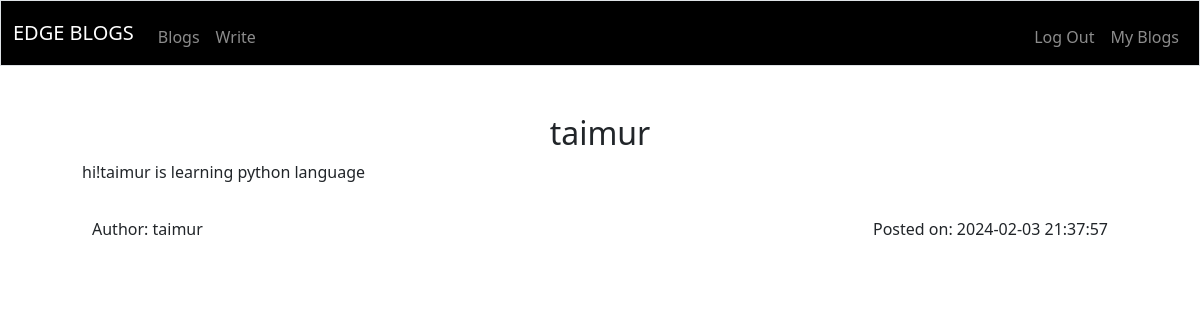
Page /blog/taimur (signed in) on the committed database.
### tables this page shows
CREATE TABLE blog_data(blog_id INTEGER PRIMARY KEY AUTOINCREMENT NOT NULL,user_id INTEGER NOT NULL,blog_title VARCHAR ,blog_content VARCHAR ,timestamp DATETIME,FOREIGN KEY(user_id) REFERENCES users(user_id));

CREATE TABLE users(user_id INTEGER PRIMARY KEY AUTOINCREMENT, name TEXT NOT NULL, hash TEXT NOT NULL);

### app.py (the view)
@app.route("/blog/<title>" )
def read_blog(title):
      results = db.execute("SELECT * FROM blog_data JOIN users ON blog_data.user_id = users.user_id WHERE blog_title = ?",title)
      return render_template("/blogread.html",results = results[0])

### templates/blogread.html (shortened to what this page needs)
{% extends "jinjaforwrite.html" %}
{% block main %}
<h2 class="title">{{results.blog_title}}</h2>
<p class="content">{{results.blog_content}}</p>
<div class="footer">
<h6 class="name">Author: {{results.name}}</h6>
<h6 class="timestamp">Posted on: {{results.timestamp}}</h6>
</div>
{% endblock %}

### templates/blogread.html (style rules this page uses)
.content { margin-inline:70px; text-align:left; text-overflow:ellipsis; }
.footer { display:flex; justify-content:space-between; }
.name { text-align:left; margin-top:20px; margin-inline:80px; }
.timestamp { margin-top:20px; margin-inline:80px; }

### rows in the picture
blog_data: blog_title "taimur", blog_content "hi!taimur is learning python language", timestamp "2024-02-03 21:37:57"
users: name "taimur"
